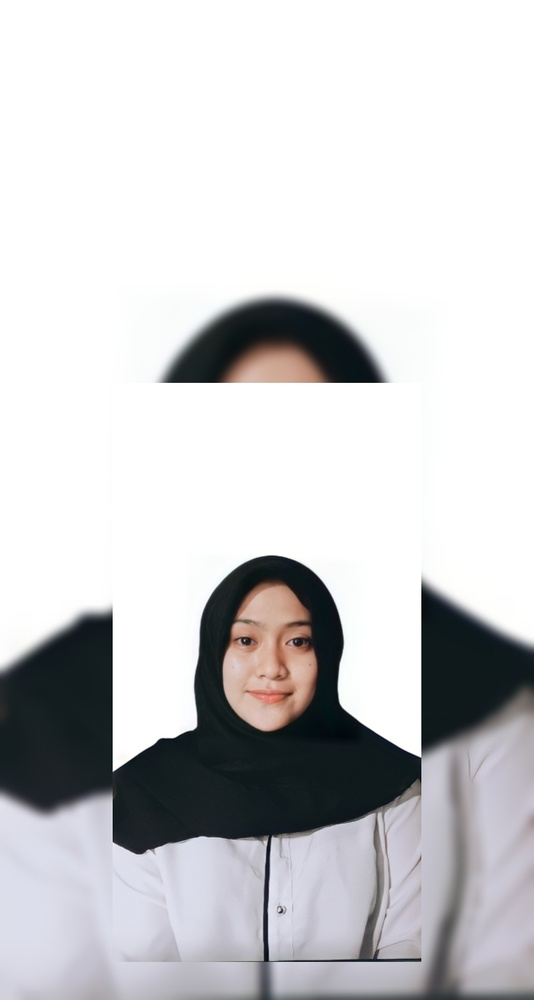
%> input picture putri.jpg, 534 x 1000 px, shrunk from 730 x 1366 before the run
$ octave putrizhall.m   (GNU Octave 9; MATLAB toolbox functions it lacks are replaced by stand-ins)
%> lines starting %> are read from the running program, lines starting %| are printed output that depends on the picture; in (x1, y1, x2, y2) boxes, pixels count from 0 and x2, y2 are one past the last pixel; in counts of white or black regions, pixels touching at a corner belong together; the program's own positions count from 1
 a = imread('putri.jpg');
%> a is the input picture: size 1000x534x3 uint8; mean R, G, B 203.9, 203.9, 205.7
 b = rgb2gray(a);
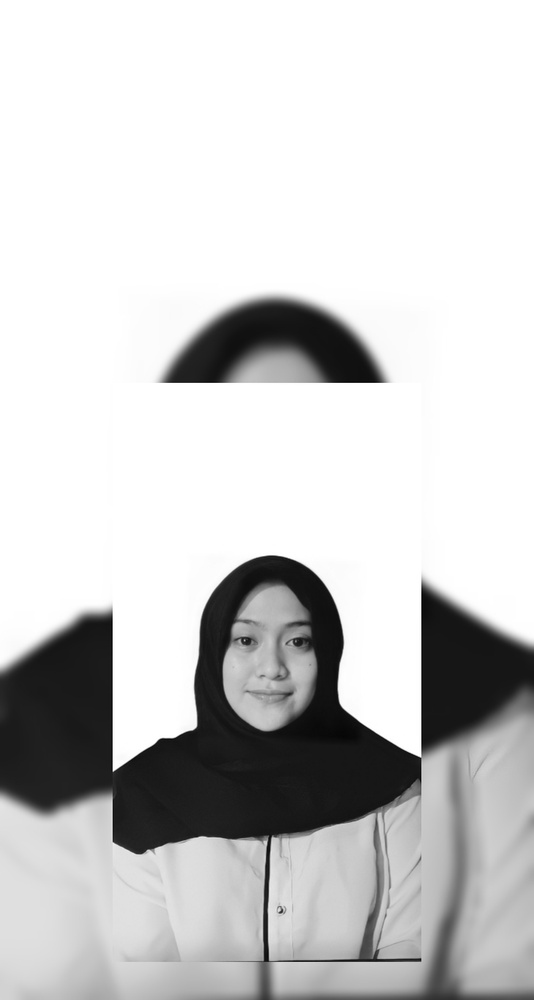
%> b: size 1000x534 uint8; min 1, max 255, mean 204.1
 figure(1); imshow(b)
 TRobert = edge(b,'roberts');
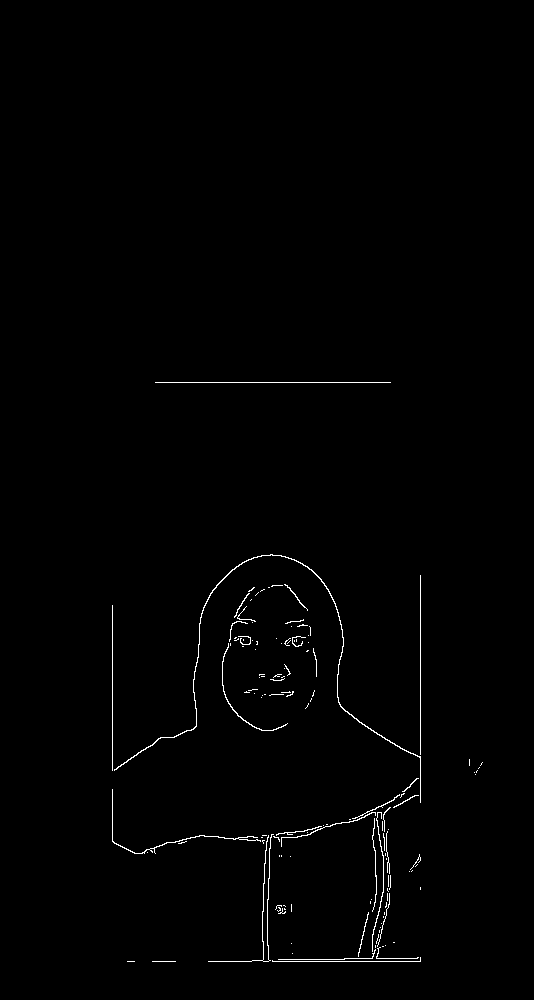
%> TRobert: size 1000x534 logical; 0.77% white in thin lines or dots, all inside (x1, y1, x2, y2) = (112, 382, 483, 962)
 figure(2); imshow(TRobert)
 TSobel = edge(b,'sobel');
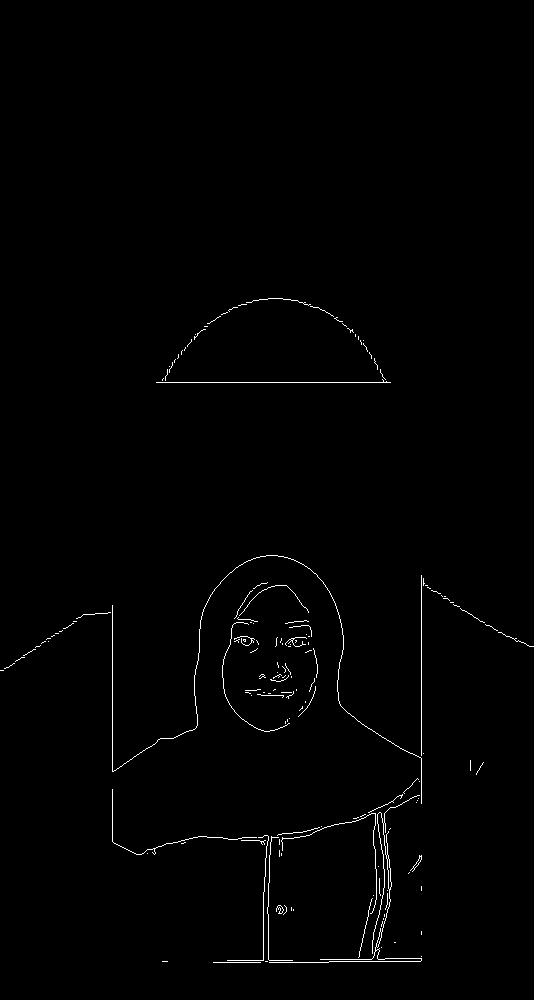
%> TSobel: size 1000x534 logical; 0.81% white in thin lines or dots, all inside (x1, y1, x2, y2) = (0, 298, 534, 963)
 figure(3); imshow(TSobel)
 TRobert = edge(b,'roberts',0.2);
%> TRobert: size 1000x534 logical; 0.41% white in thin lines or dots, all inside (x1, y1, x2, y2) = (112, 382, 421, 962)
 figure(2); imshow(TRobert)
 TRobert = edge(b,'roberts',0.1);
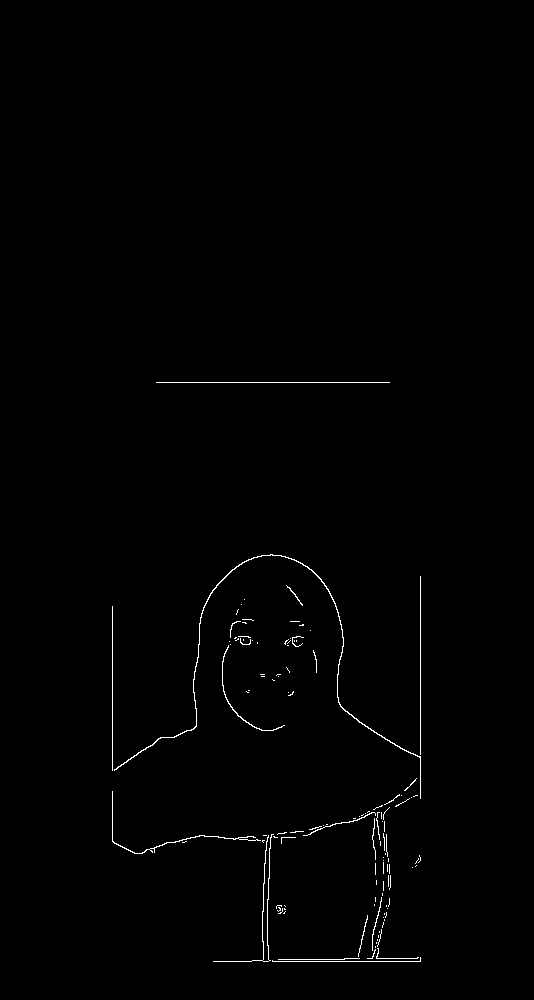
%> TRobert: size 1000x534 logical; 0.65% white in thin lines or dots, all inside (x1, y1, x2, y2) = (112, 382, 421, 962)
 figure(2); imshow(TRobert)
 TRobert = edge(b,'roberts',0.8);
%> TRobert: size 1000x534 logical; every value is 0
 figure(2); imshow(TRobert)
 TRobert = edge(b,'roberts',0.5);
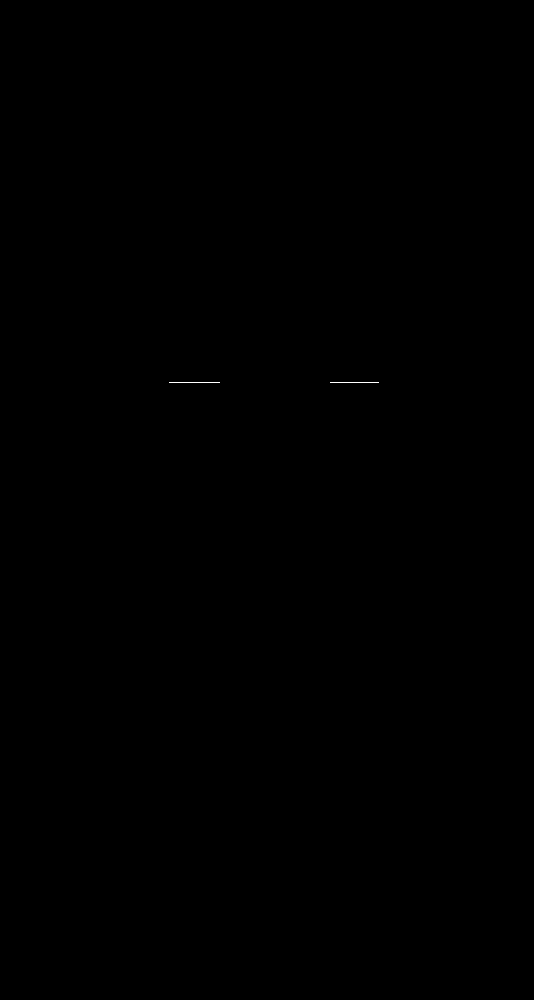
%> TRobert: size 1000x534 logical; 0.02% white in thin lines or dots, all inside (x1, y1, x2, y2) = (169, 382, 379, 383)
 figure(2); imshow(TRobert)
 TRobert = edge(b,'roberts',0.2);
 figure(2); imshow(TRobert)
 TPrewitt = edge(b,'prewitt');
 figure(4); imshow(TPrewitt)
 TLog = edge(b,'log');
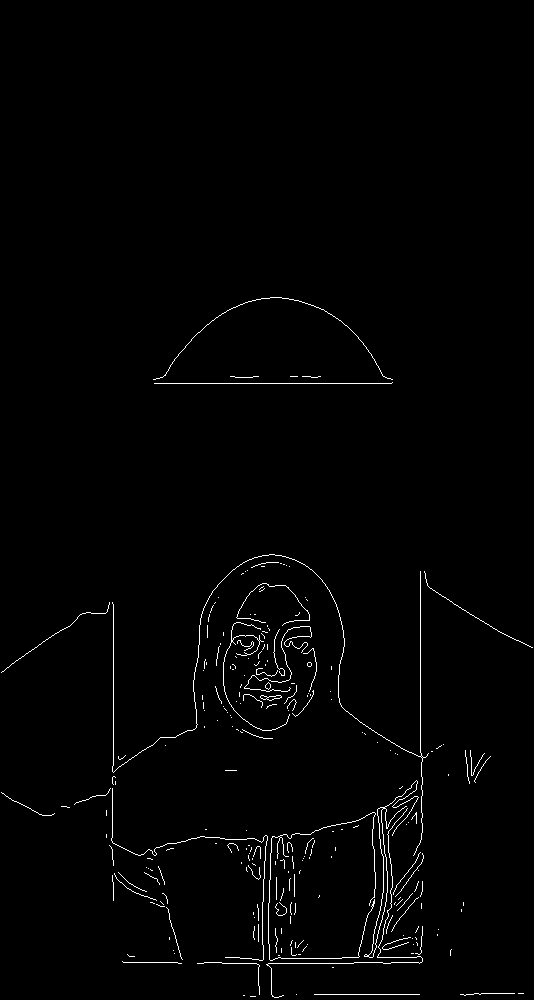
%> TLog: size 1000x534 logical; 1.2% white in thin lines or dots, all inside (x1, y1, x2, y2) = (1, 297, 533, 998)
 figure(5); imshow(TLog);title('Tepi Log')
 TZero = edge(b,'zerocross');
 figure(6); imshow(TZero);title('Tepi TZero')
 Tcanny = edge(b,'canny');
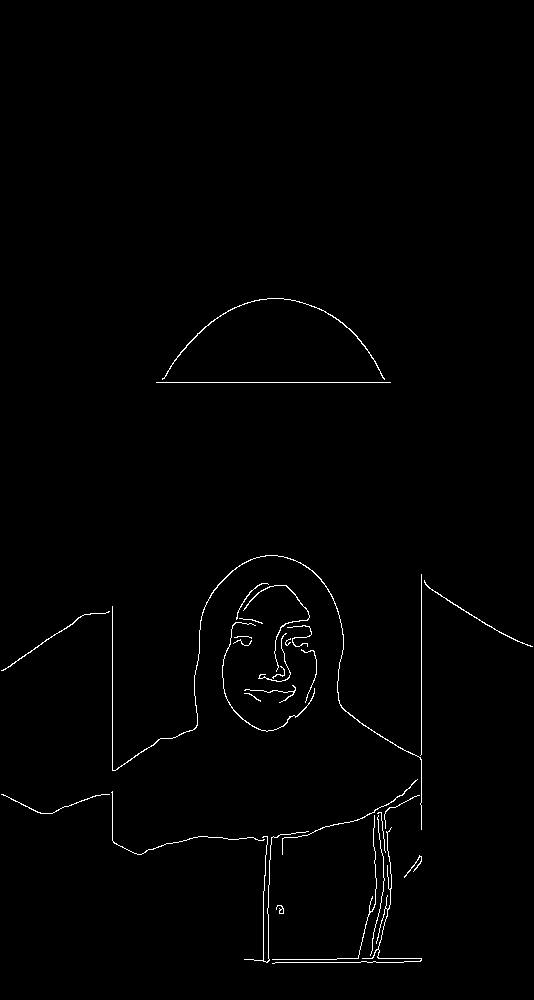
%> Tcanny: size 1000x534 logical; 0.92% white in thin lines or dots, all inside (x1, y1, x2, y2) = (1, 298, 533, 964)
 figure(7); imshow(Tcanny);title('Tepi canny')
